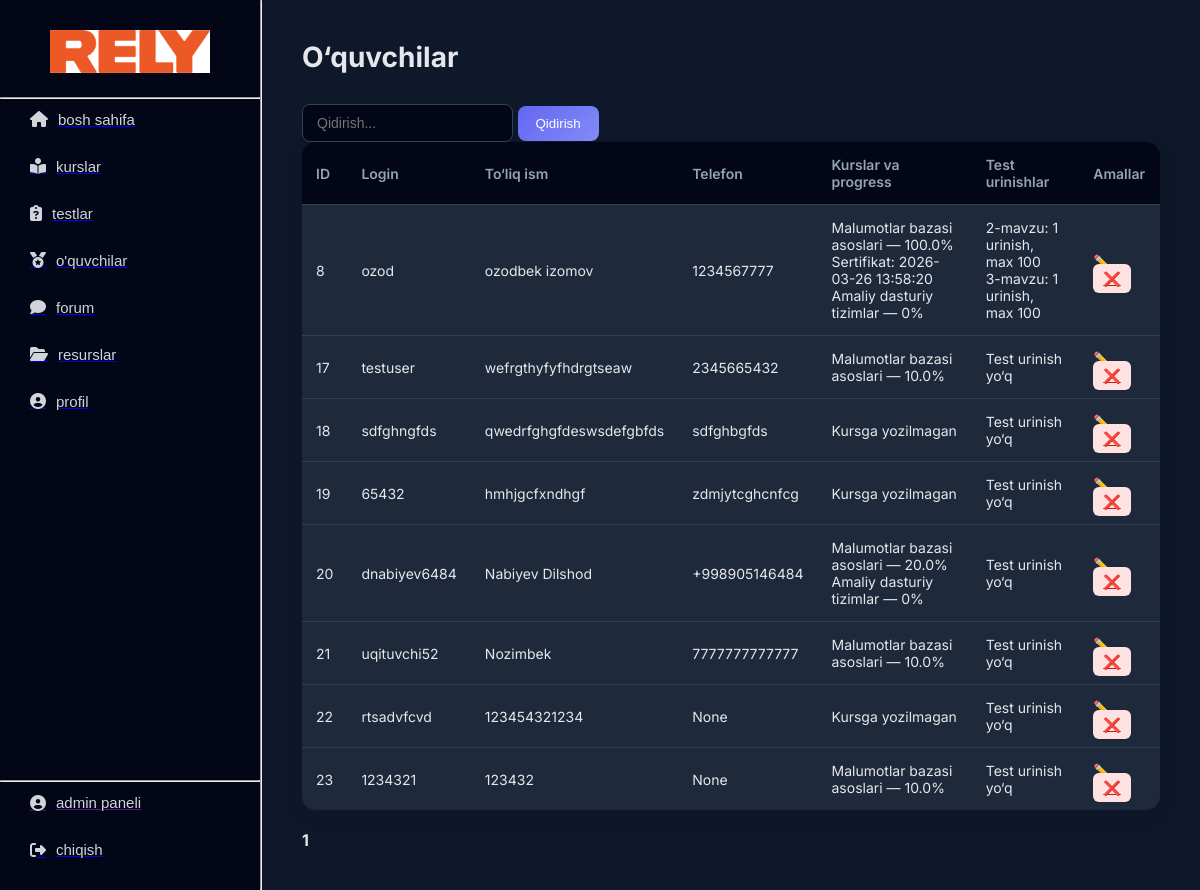
/admin/students (signed in), run on the app's committed database.
### tables this page shows
CREATE TABLE users(
    id INTEGER PRIMARY KEY AUTOINCREMENT,
    login TEXT UNIQUE NOT NULL,
    password TEXT NOT NULL,
    full_name TEXT NOT NULL,
    number TEXT,
    role TEXT NOT NULL DEFAULT 'student',
    date TEXT DEFAULT (DATETIME('now', '+5 hours'))
);

CREATE TABLE courses(
    id INTEGER PRIMARY KEY AUTOINCREMENT,
    name TEXT NOT NULL,
    title TEXT NOT NULL,
    img TEXT
);

CREATE TABLE certificates(
    id INTEGER PRIMARY KEY AUTOINCREMENT,
    user_id INTEGER NOT NULL,
    course_id INTEGER NOT NULL,
    date TEXT DEFAULT (DATETIME('now', '+5 hours')),
    UNIQUE(user_id, course_id),
    FOREIGN KEY(user_id) REFERENCES users(id) ON DELETE CASCADE,
    FOREIGN KEY(course_id) REFERENCES courses(id) ON DELETE CASCADE
);

CREATE TABLE tests(
    id INTEGER PRIMARY KEY AUTOINCREMENT,
    name TEXT NOT NULL,
    title TEXT,
    time INTEGER NOT NULL,
    min_score INTEGER NOT NULL,
    openness TEXT DEFAULT 'open'
);

### routes/admin.py (the view)
@bp.route("/students")
@admin_required
def students():
    conn = get_db()
    c = conn.cursor()
    page = int(request.args.get("page", 1))
    per_page = 40
    offset = (page - 1) * per_page
    search = request.args.get("search", "").strip()
    if search:
        students = c.execute("""
            SELECT * FROM users
            WHERE role='student' AND (login LIKE ? OR full_name LIKE ? OR number LIKE ?)
            LIMIT ? OFFSET ?
        """, (f"%{search}%", f"%{search}%", f"%{search}%", per_page, offset)).fetchall()
        total = c.execute("""
            SELECT COUNT(*) FROM users
            WHERE role='student' AND (login LIKE ? OR full_name LIKE ? OR number LIKE ?)
        """, (f"%{search}%", f"%{search}%", f"%{search}%")).fetchone()[0]
    else:
        students = c.execute("""
            SELECT * FROM users
            WHERE role='student'
            LIMIT ? OFFSET ?
        """, (per_page, offset)).fetchall()
        total = c.execute("""
            SELECT COUNT(*) FROM users
            WHERE role='student'
        """).fetchone()[0]
    students_data = []
    for s in students:
        s_id = s[0]
        courses_info = []
        enrollments = c.execute("""
            SELECT course_id FROM enrollments
            WHERE user_id = ?
        """, (s_id,)).fetchall()
        for e in enrollments:
            course_id = e[0]
            course = c.execute("SELECT name FROM courses WHERE id = ?", (course_id,)).fetchone()
            total_topics = c.execute("""
                SELECT COUNT(*) FROM topics
                WHERE chapter_id IN (
                    SELECT id FROM chapters WHERE course_id = ?
                )
            """, (course_id,)).fetchone()[0]
            learned_topics = c.execute("""
                SELECT COUNT(*) FROM studies
                WHERE user_id = ? AND topic_id IN (
                    SELECT id FROM topics
                    WHERE chapter_id IN (
                        SELECT id FROM chapters WHERE course_id = ?
                    )
                )
            """, (s_id, course_id)).fetchone()[0]
            percent_done = 0
            if total_topics > 0:
                percent_done = round(learned_topics / total_topics * 100, 1)
            cert = c.execute("""
                SELECT date FROM certificates
                WHERE user_id = ? AND course_id = ?
            """, (s_id, course_id)).fetchone()
            courses_info.append({
                "course_id": course_id,
                "course_name": course[0],
                "percent_done": percent_done,
                "certificate_date": cert[0] if cert else None
            })
        test_stats = c.execute("""
            SELECT e.test_id, t.name, COUNT(e.id) as attempts, MAX(e.score) as max_score
            FROM exams e
            JOIN tests t ON e.test_id = t.id
            WHERE e.user_id = ?
            GROUP BY e.test_id
        """, (s_id,)).fetchall()
        students_data.append((s, courses_info, test_stats))
    conn.close()
    total_pages = math.ceil(total / per_page)
    return render_template(
        "admin/students.html",
        students=students_data,
        page=page,
        total_pages=total_pages,
        search=search
    )

### routes/admin.py (called while the page is built)
def admin_required(f):
    from functools import wraps
    @wraps(f)
    def decorated_function(*args, **kwargs):
        if session.get("role") != "admin":
            return redirect("/")
        return f(*args, **kwargs)
    return decorated_function

def get_db():
    conn = sqlite3.connect("database.db")
    conn.execute("PRAGMA foreign_keys = ON")
    return conn

### templates/admin/students.html (shortened to what this page needs)
{% extends "admin_base.html" %}
{% block content %}
<h1 class="dash-title">O‘quvchilar</h1>
<div class="topbar">
    <form method="get">
        <input class="search" type="text" name="search" placeholder="Qidirish..." value="{{ search }}">
        <button class="add-btn">Qidirish</button>
    </form>
</div>
<table class="table">
    <tr>
        <th>ID</th>
        <th>Login</th>
        <th>To‘liq ism</th>
        <th>Telefon</th>
        <th>Kurslar va progress</th>
        <th>Test urinishlar</th>
        <th>Amallar</th>
    </tr>
    {% for s, courses_info, test_stats in students %}
    <tr>
        <td>{{ s[0] }}</td>
        <td>{{ s[1] }}</td>
        <td>{{ s[3] }}</td>
        <td>{{ s[4] }}</td>
        <td>
            {% if courses_info %}
                {% for c in courses_info %}
                    {{ c.course_name }} — {{ c.percent_done }}%
                    {% if c.certificate_date %}
                        <span class="badge-success">Sertifikat: {{ c.certificate_date }}</span>
                    {% endif %}
                    <br>
                {% endfor %}
            {% else %}
                <span class="text-muted">Kursga yozilmagan</span>
            {% endif %}
        </td>
        <td>
            {% if test_stats %}
                {% for t in test_stats %}
                        {{ t[1] }}: {{ t[2] }} urinish, max {{ t[3] }}
                    <br>
                {% endfor %}
            {% else %}
                <span class="text-muted">Test urinish yo‘q</span>
            {% endif %}
        </td>
        <td>
            <a href="/admin/students/{{ s[0] }}/edit" class="mini">✏️</a>
            <a href="/admin/students/{{ s[0] }}/delete" class="mini-danger" onclick="return confirm('O‘chirishni tasdiqlaysizmi?')">❌</a>
        </td>
    </tr>
    {% endfor %}
</table>
<div class="pagination">
    {% for p in range(1, total_pages + 1) %}
        {% if p == page %}
            <strong>{{ p }}</strong>
        {% else %}
            <a href="?page={{ p }}">{{ p }}</a>
        {% endif %}
    {% endfor %}
</div>
{% endblock %}

### static/css/admin.css (style rules this page uses)
:root { --bg: #f4f6fb; --sidebar: #111827; --sidebar-hover: #1f2937; --primary: #4f46e5; --primary-light: #6366f1; --text: #1f2937; --text-light: #6b7280; --white: #ffffff; --border: #e5e7eb; --radius: 14px; }
* { margin: 0; padding: 0; box-sizing: border-box; }
body { font-family: 'Inter', sans-serif; background: var(--bg); color: var(--text); }
.dash-title { font-size: 28px; font-weight: 700; margin-bottom: 30px; }
.table { width: 100%; border-collapse: collapse; background: var(--white); border-radius: var(--radius); overflow: hidden; box-shadow: 0 6px 25px rgba(0,0,0,0.05); }
.table th { background: #f9fafb; text-align: left; padding: 14px; font-weight: 600; font-size: 14px; color: var(--text-light); }
.table td { padding: 14px; border-top: 1px solid var(--border); font-size: 14px; }
.add-btn { background: linear-gradient(135deg, var(--primary), var(--primary-light)); color: white; padding: 10px 18px; border: none; border-radius: 8px; cursor: pointer; font-weight: 500; transition: 0.3s ease; }
.pagination { display: flex; gap: 8px; margin-top: 20px; }
.topbar { display: flex; justify-content: space-between; }
.search { padding: 10px 14px; border-radius: 8px; border: 1px solid var(--border); font-size: 14px; transition: 0.2s ease; }
.mini-danger { background: #fee2e2; color: #b91c1c; border: none; padding: 6px 10px; border-radius: 6px; cursor: pointer; }
:root { --bg: #0f172a; --sidebar: #020617; --sidebar-hover: #1e293b; --primary: #6366f1; --primary-light: #818cf8; --text: #e5e7eb; --text-light: #94a3b8; --white: #1e293b; --border: #334155; }
body { background: var(--bg); color: var(--text); }
.table { background: var(--white); }
.table th { background: #020617; color: var(--text-light); }
.table td { border-top: 1px solid var(--border); }
.search { background: #020617; color: var(--text); border: 1px solid var(--border); }

### data on the page
users: id "8", login "ozod", full_name "ozodbek izomov", number "1234567777", percent_done "100.0"
courses: course_name "Malumotlar bazasi asoslari", course_name "Malumotlar bazasi asoslari", percent_done "10.0", percent_done "20.0"
certificates: certificate_date "2026-03-26 13:58:20"
courses: course_name "Amaliy dasturiy tizimlar", percent_done "0"
tests: name "2-mavzu", t "1", t "100"
tests: name "3-mavzu", t "1", t "100"
users: id "17", login "testuser", full_name "wefrgthyfyfhdrgtseaw", number "2345665432", shows "Test urinish yo‘q"
users: id "18", login "sdfghngfds", full_name "qwedrfghgfdeswsdefgbfds", number "sdfghbgfds", shows "Kursga yozilmagan", shows "Test urinish yo‘q"
users: id "19", login "65432", full_name "hmhjgcfxndhgf", number "zdmjytcghcnfcg", shows "Kursga yozilmagan", shows "Test urinish yo‘q"
users: id "20", login "dnabiyev6484", full_name "Nabiyev Dilshod", number "+998905146484", shows "Test urinish yo‘q"
users: id "21", login "uqituvchi52", full_name "Nozimbek", number "7777777777777", shows "Test urinish yo‘q"
users: id "22", login "rtsadvfcvd", full_name "123454321234", s "None", shows "Kursga yozilmagan", shows "Test urinish yo‘q"
users: id "23", login "1234321", full_name "123432", s "None", shows "Test urinish yo‘q"

### other printed values
{{ p }} "1"
